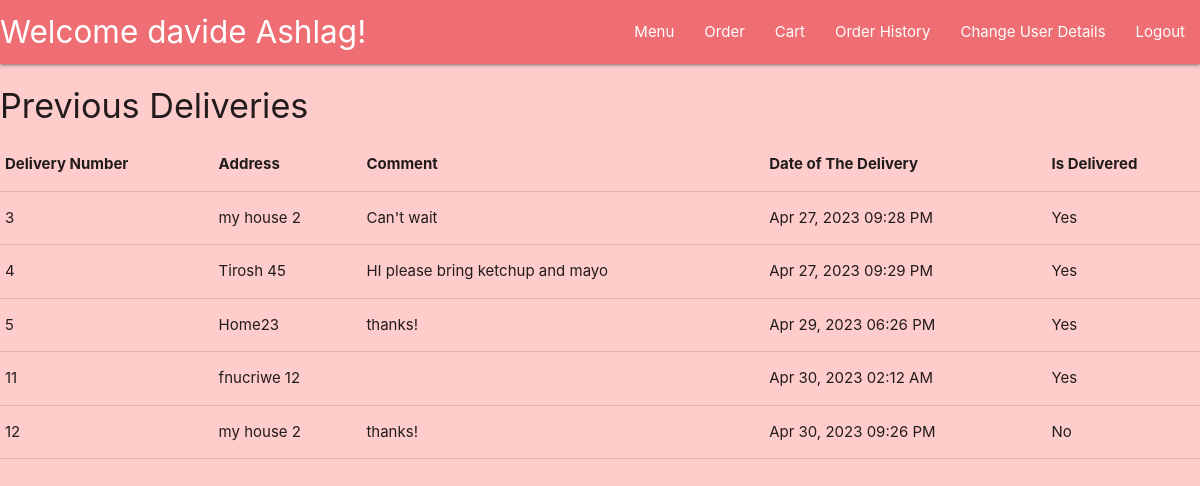
Page /orderhistory (signed in) on the committed database.
### models/User.py (models this page shows)
class User(db.Model,UserMixin):
    id = db.Column(db.Integer, primary_key=True)
    username = db.Column(db.String(20), nullable=False, unique=True)
    password = db.Column(db.String(40), nullable=False)
    first_name = db.Column(db.String(15), nullable=False)
    last_name = db.Column(db.String(20), nullable=False)
    is_staff = db.Column(db.Boolean,default=False)
    email = db.Column(db.String(100), nullable=False, unique=True)
    carts = db.relationship('Cart', backref='user')

### models/Delivery.py (models this page shows)
class Delivery(db.Model):
    order_id = db.Column(db.Integer, db.ForeignKey('cart.id'), primary_key=True)
    is_delivered = db.Column(db.Boolean, nullable=False, default=False)
    address = db.Column(db.String(200), nullable=False)
    comment = db.Column(db.String(200))
    created = db.Column(db.DateTime, nullable=False, default=dt.now)

### controllers/Orders.py (the view)
@login_required
def orderhistory():
    carts = Cart.query.all()
    my_carts = []
    for cart in carts:
        if cart.user_id == current_user.id:
            my_carts.append(cart)
    deliveries = Delivery.query.all()
    return render_template('orderhistory.html', deliveries=deliveries, my_carts=my_carts)

### auth.py (called while the page is built)
@login_manager.user_loader
def load_user(user_id):
    return User.query.get(int(user_id))

### templates/orderhistory.html
{% extends 'layout.html' %} {% block content %}
<h4>Previous Deliveries</h4>
<table class="table">
  <thead>
    <tr>
      <th>Delivery Number</th>
      <th>Address</th>
      <th>Comment</th>
      <th>Date of The Delivery</th>
      <th>Is Delivered</th>
    </tr>
  </thead>
  <tbody>
    {% for delivery in deliveries %} {% for cart in my_carts %} {% if
    delivery.order_id == cart.id %}
    <tr>
      <td>{{ delivery.order_id }}</td>
      <td>{{ delivery.address }}</td>
      <td>{{ delivery.comment }}</td>
      <td>{{ delivery.created.strftime('%b %d, %Y %I:%M %p') }}</td>
      <td>{{ 'Yes' if delivery.is_delivered else 'No' }}</td>
    </tr>
    {% endif %} {% endfor %} {% endfor %}
  </tbody>
</table>
{% endblock %}

### templates/layout.html (shortened to what this page needs)
<!DOCTYPE html>
<html lang="en">
  <head>
    <link
      rel="stylesheet"
      href="https://cdnjs.cloudflare.com/ajax/libs/materialize/1.0.0/css/materialize.min.css"
    />
  </head>
  <body>
    <nav>
       {% if current_user.is_authenticated == True %}
      <div class="nav-wrapper">
        <a href="/" class="brand-logo">
          Welcome {{current_user.first_name}} {{current_user.last_name}}!
        </a>
        <ul id="nav-mobile" class="right hide-on-med-and-down">
          {% if current_user.is_staff == False %}
          <li><a href="/categories">Menu</a></li>
          <li><a href="/categories">Order</a></li>
          <li><a href="/cart">Cart</a></li>
          <li><a href="/orderhistory">Order History</a></li>
          <li><a href="/userchange">Change User Details</a></li>
          <li><a href="/logout">Logout</a></li>
          {% else %}
          <li><a href="/categories">Menu</a></li>
          <li><a href="/dishmanagement">Dish Management</a></li>
          <li><a href="/deliverymanagement">Admin Management</a></li>
          <li><a href="/userchange">Change User Details</a></li>
          <li><a href="/logout">Logout</a></li>
          {% endif %}
        </ul>
      </div>
      {% endif %}
    </nav>
    {% block content %} {% endblock %}
  </body>
</html>

### templates/layout.html (style rules this page uses)
body { background-color: #ffcccc; }

### rows in the picture
User: first_name "davide", last_name "Ashlag"
Delivery: order_id "3", address "my house 2", comment "Can't wait", created "Apr 27, 2023 09:28 PM", is_delivered "Yes"
Delivery: order_id "4", address "Tirosh 45", comment "HI please bring ketchup and mayo", created "Apr 27, 2023 09:29 PM", is_delivered "Yes"
Delivery: order_id "5", address "Home23", comment "thanks!", created "Apr 29, 2023 06:26 PM", is_delivered "Yes"
Delivery: order_id "11", address "fnucriwe 12", created "Apr 30, 2023 02:12 AM", is_delivered "Yes"
Delivery: order_id "12", address "my house 2", comment "thanks!", created "Apr 30, 2023 09:26 PM", is_delivered "No"
